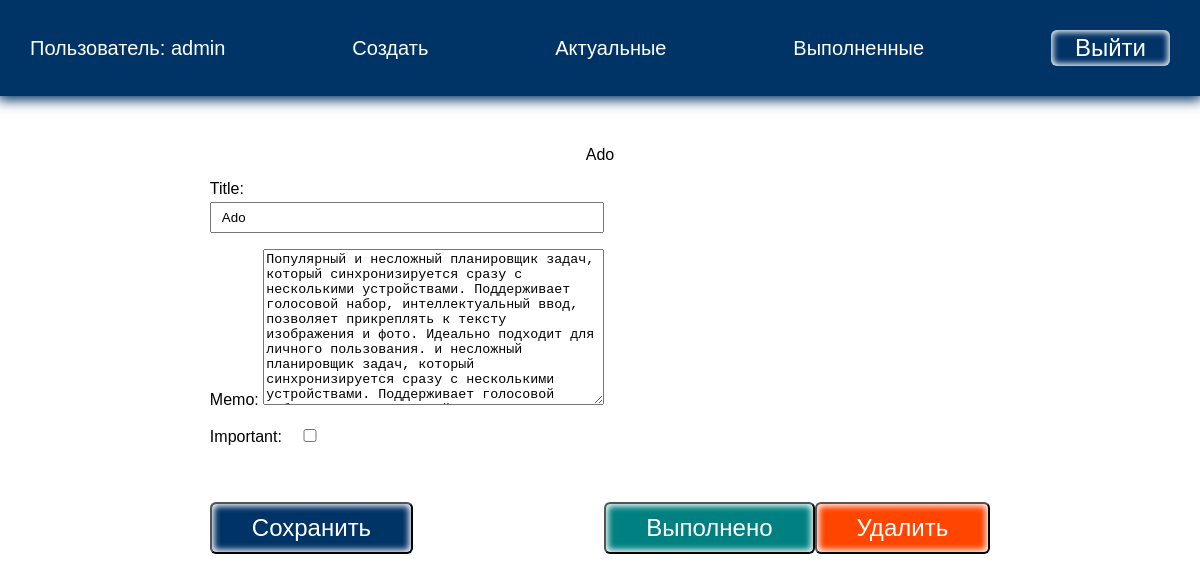
/todo/4 (signed in), run on an earlier commit of the app's database.
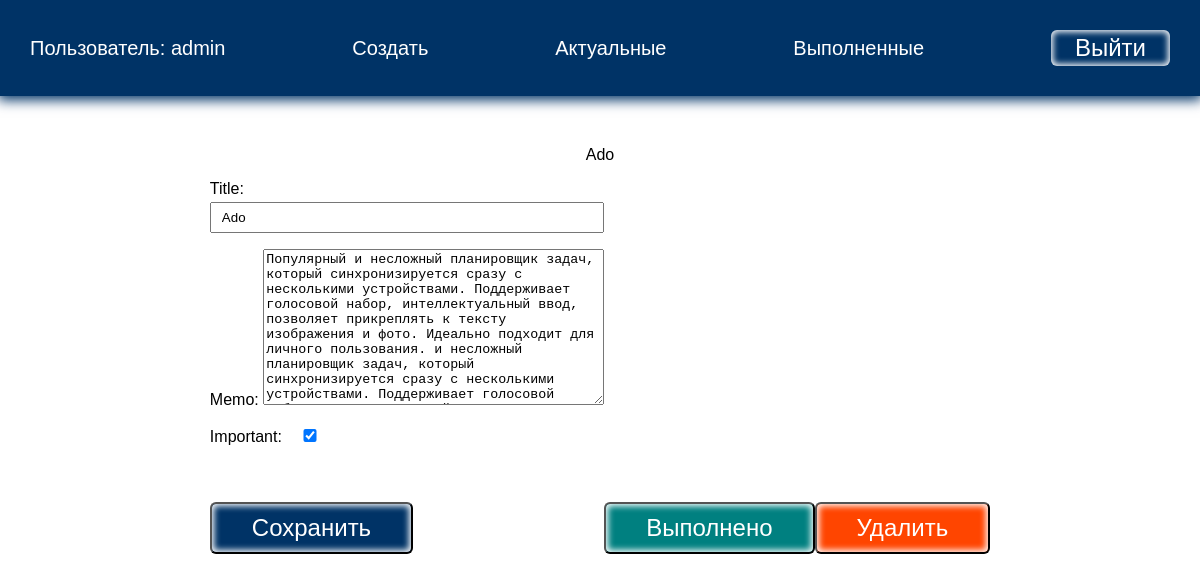
And on a later commit of the database.
### todo/models.py (models this page shows, shortened)
class Todo(models.Model):
    title = models.CharField(max_length=100)
    memo = models.TextField(blank=True)
    created = models.DateTimeField(auto_now_add=True)
    date_completed = models.DateTimeField(null=True, blank=True)
    important = models.BooleanField(default=False)
    user = models.ForeignKey(User, on_delete=models.CASCADE)

### todo/views.py (the view, shortened to what this page needs)
# urls.py: path('todo/<int:todo_pk>', views.viewtodo, name='viewtodo'),
@login_required
def viewtodo(request, todo_pk):
    todo = get_object_or_404(Todo, pk=todo_pk)
    if request.method == 'GET':
        form = TodoForm(instance=todo)
        return render(request, 'todo/viewtodo.html', {'todo': todo, 'form': form})

### todo/forms.py
class TodoForm(ModelForm):
    class Meta:
        model = Todo
        fields = ['title', 'memo', 'important']

### todo/templates/todo/viewtodo.html (shortened to what this page needs)
{% extends 'todo/base.html' %}
{% block content %}
{{ todo.title }}
<div class="but">
    <form method="POST">
        {{ form.as_p }}
        <button class="btn">Сохранить</button>
    </form>
    <form action="{% url 'completetodo' todo.id %}" method="POST">
        <button class="btn good">Выполнено</button>
    </form>
    <form action="{% url 'deletetodo' todo.id %}" method="POST">
        <button class="btn remove">Удалить</button>
    </form>
</div>
{% endblock %}

What changed in the data, as far as the page shows it:
changed Todo "Ado": important "☐" → "☑"
